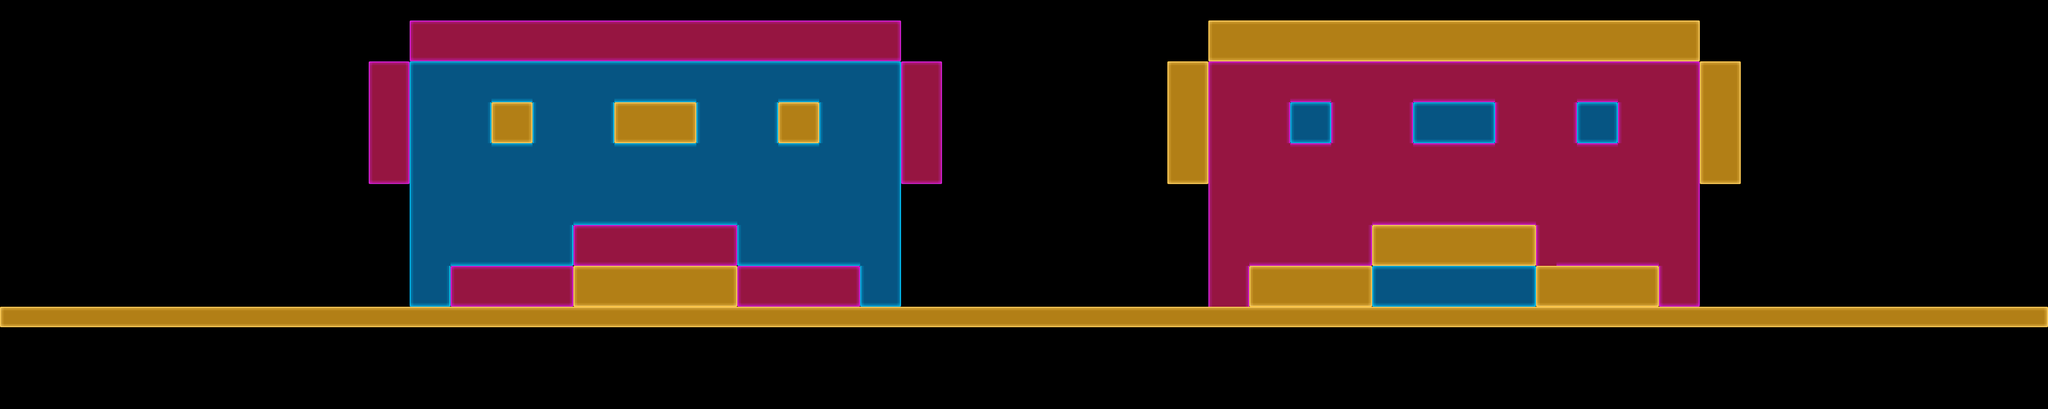

A 2D game scene composited from a Tiled map and its tileset images. What follows is a short description and the map's XML, with every tile layer's data as written:
An orthogonal 100x20 tile map with 128x128 px tiles, 1 tile layer (Tile Layer 1).

<map version="1.0" orientation="orthogonal" renderorder="right-down" width="100" height="20" tilewidth="128" tileheight="128" nextobjectid="1">
 <properties>
  <property name="end_height" value="8" />
  <property name="height" value="20" />
  <property name="start_height" value="8" />
  <property name="starting_x" value="1" />
  <property name="width" value="100" />
 </properties>
 <tileset firstgid="1" source="neon_tileset.tsx" />
 <layer name="Tile Layer 1" width="100" height="20">
  <data encoding="csv">
0,0,0,0,0,0,0,0,0,0,0,0,0,0,0,0,0,0,0,0,0,0,0,0,0,0,0,0,0,0,0,0,0,0,0,0,0,0,0,0,0,0,0,0,0,0,0,0,0,0,0,0,0,0,0,0,0,0,0,0,0,0,0,0,0,0,0,0,0,0,0,0,0,0,0,0,0,0,0,0,0,0,0,0,0,0,0,0,0,0,0,0,0,0,0,0,0,0,0,0,
0,0,0,0,0,0,0,0,0,0,0,0,0,0,0,0,0,0,0,0,4,5,5,5,5,5,5,5,5,5,5,5,5,5,5,5,5,5,5,5,5,5,5,6,0,0,0,0,0,0,0,0,0,0,0,0,0,0,0,1,2,2,2,2,2,2,2,2,2,2,2,2,2,2,2,2,2,2,2,2,2,2,3,0,0,0,0,0,0,0,0,0,0,0,0,0,0,0,0,0,
0,0,0,0,0,0,0,0,0,0,0,0,0,0,0,0,0,0,0,0,34,35,35,35,35,35,35,35,35,35,35,35,35,35,35,35,35,35,35,35,35,35,35,36,0,0,0,0,0,0,0,0,0,0,0,0,0,0,0,31,32,32,32,32,32,32,32,32,32,32,32,32,32,32,32,32,32,32,32,32,32,32,33,0,0,0,0,0,0,0,0,0,0,0,0,0,0,0,0,0,
0,0,0,0,0,0,0,0,0,0,0,0,0,0,0,0,0,0,4,6,7,8,8,8,8,8,8,8,8,8,8,8,8,8,8,8,8,8,8,8,8,8,8,9,4,6,0,0,0,0,0,0,0,0,0,0,0,1,3,4,5,5,5,5,5,5,5,5,5,5,5,5,5,5,5,5,5,5,5,5,5,5,6,1,3,0,0,0,0,0,0,0,0,0,0,0,0,0,0,0,
0,0,0,0,0,0,0,0,0,0,0,0,0,0,0,0,0,0,19,21,22,23,23,23,38,38,23,23,23,23,38,38,38,38,23,23,23,23,38,38,23,23,23,24,19,21,0,0,0,0,0,0,0,0,0,0,0,16,18,19,20,20,20,35,35,20,20,20,20,35,35,35,35,20,20,20,20,35,35,20,20,20,21,16,18,0,0,0,0,0,0,0,0,0,0,0,0,0,0,0,
0,0,0,0,0,0,0,0,0,0,0,0,0,0,0,0,0,0,19,21,22,23,23,24,1,3,22,23,23,24,1,2,2,3,22,23,23,24,1,3,22,23,23,24,19,21,0,0,0,0,0,0,0,0,0,0,0,16,18,19,20,20,21,7,9,19,20,20,21,7,8,8,9,19,20,20,21,7,9,19,20,20,21,16,18,0,0,0,0,0,0,0,0,0,0,0,0,0,0,0,
0,0,0,0,0,0,0,0,0,0,0,0,0,0,0,0,0,0,19,21,22,23,23,24,31,33,22,23,23,24,31,32,32,33,22,23,23,24,31,33,22,23,23,24,19,21,0,0,0,0,0,0,0,0,0,0,0,16,18,19,20,20,21,37,39,19,20,20,21,37,38,38,39,19,20,20,21,37,39,19,20,20,21,16,18,0,0,0,0,0,0,0,0,0,0,0,0,0,0,0,
0,0,0,0,0,0,0,0,0,0,0,0,0,0,0,0,0,0,19,21,22,23,23,23,8,8,23,23,23,23,8,8,8,8,23,23,23,23,8,8,23,23,23,24,19,21,0,0,0,0,0,0,0,0,0,0,0,16,18,19,20,20,20,5,5,20,20,20,20,5,5,5,5,20,20,20,20,5,5,20,20,20,21,16,18,0,0,0,0,0,0,0,0,0,0,0,0,0,0,0,
0,0,0,0,0,0,0,0,0,0,0,0,0,0,0,0,0,0,34,36,22,23,23,23,23,23,23,23,23,23,23,23,23,23,23,23,23,23,23,23,23,23,23,24,34,36,0,0,0,0,0,0,0,0,0,0,0,31,33,19,20,20,20,20,20,20,20,20,20,20,20,20,20,20,20,20,20,20,20,20,20,20,21,31,33,0,0,0,0,0,0,0,0,0,0,0,0,0,0,0,
0,0,0,0,0,0,0,0,0,0,0,0,0,0,0,0,0,0,0,0,22,23,23,23,23,23,23,23,23,23,23,23,23,23,23,23,23,23,23,23,23,23,23,24,0,0,0,0,0,0,0,0,0,0,0,0,0,0,0,19,20,20,20,20,20,20,20,20,20,20,20,20,20,20,20,20,20,20,20,20,20,20,21,0,0,0,0,0,0,0,0,0,0,0,0,0,0,0,0,0,
0,0,0,0,0,0,0,0,0,0,0,0,0,0,0,0,0,0,0,0,22,23,23,23,23,23,23,23,38,38,38,38,38,38,38,38,23,23,23,23,23,23,23,24,0,0,0,0,0,0,0,0,0,0,0,0,0,0,0,19,20,20,20,20,20,20,20,35,35,35,35,35,35,35,35,20,20,20,20,20,20,20,21,0,0,0,0,0,0,0,0,0,0,0,0,0,0,0,0,0,
0,0,0,0,0,0,0,0,0,0,0,0,0,0,0,0,0,0,0,0,22,23,23,23,23,23,23,24,4,5,5,5,5,5,5,6,22,23,23,23,23,23,23,24,0,0,0,0,0,0,0,0,0,0,0,0,0,0,0,19,20,20,20,20,20,20,21,1,2,2,2,2,2,2,3,19,20,20,20,20,20,20,21,0,0,0,0,0,0,0,0,0,0,0,0,0,0,0,0,0,
0,0,0,0,0,0,0,0,0,0,0,0,0,0,0,0,0,0,0,0,22,23,38,38,38,38,38,39,34,35,35,35,35,35,35,36,37,38,38,38,38,38,23,24,0,0,0,0,0,0,0,0,0,0,0,0,0,0,0,19,20,35,35,35,35,35,36,31,32,32,32,32,32,32,33,19,35,35,35,35,35,20,21,0,0,0,0,0,0,0,0,0,0,0,0,0,0,0,0,0,
0,0,0,0,0,0,0,0,0,0,0,0,0,0,0,0,0,0,0,0,22,24,4,5,5,5,5,6,1,2,2,2,2,2,2,3,4,5,5,5,5,6,22,24,0,0,0,0,0,0,0,0,0,0,0,0,0,0,0,19,21,1,2,2,2,2,3,7,8,8,8,8,8,8,9,1,2,2,2,2,3,19,21,0,0,0,0,0,0,0,0,0,0,0,0,0,0,0,0,0,
0,0,0,0,0,0,0,0,0,0,0,0,0,0,0,0,0,0,0,0,37,39,34,35,35,35,35,36,31,32,32,32,32,32,32,33,34,35,35,35,35,36,37,39,0,0,0,0,0,0,0,0,0,0,0,0,0,0,0,19,21,31,32,32,32,32,33,37,38,38,38,38,38,38,39,31,32,32,32,32,33,34,36,0,0,0,0,0,0,0,0,0,0,0,0,0,0,0,0,0,
46,47,47,47,47,47,47,47,47,47,47,47,47,47,47,47,47,47,47,47,47,47,47,47,47,47,47,47,47,47,47,47,47,47,47,47,47,47,47,47,47,47,47,47,47,47,47,47,47,47,47,47,47,47,47,47,47,47,47,47,47,47,47,47,47,47,47,47,47,47,47,47,47,47,47,47,47,47,47,47,47,47,47,47,47,47,47,47,47,47,47,47,47,47,47,47,47,47,47,48,
0,0,0,0,0,0,0,0,0,0,0,0,0,0,0,0,0,0,0,0,0,0,0,0,0,0,0,0,0,0,0,0,0,0,0,0,0,0,0,0,0,0,0,0,0,0,0,0,0,0,0,0,0,0,0,0,0,0,0,0,0,0,0,0,0,0,0,0,0,0,0,0,0,0,0,0,0,0,0,0,0,0,0,0,0,0,0,0,0,0,0,0,0,0,0,0,0,0,0,0,
0,0,0,0,0,0,0,0,0,0,0,0,0,0,0,0,0,0,0,0,0,0,0,0,0,0,0,0,0,0,0,0,0,0,0,0,0,0,0,0,0,0,0,0,0,0,0,0,0,0,0,0,0,0,0,0,0,0,0,0,0,0,0,0,0,0,0,0,0,0,0,0,0,0,0,0,0,0,0,0,0,0,0,0,0,0,0,0,0,0,0,0,0,0,0,0,0,0,0,0,
0,0,0,0,0,0,0,0,0,0,0,0,0,0,0,0,0,0,0,0,0,0,0,0,0,0,0,0,0,0,0,0,0,0,0,0,0,0,0,0,0,0,0,0,0,0,0,0,0,0,0,0,0,0,0,0,0,0,0,0,0,0,0,0,0,0,0,0,0,0,0,0,0,0,0,0,0,0,0,0,0,0,0,0,0,0,0,0,0,0,0,0,0,0,0,0,0,0,0,0,
0,0,0,0,0,0,0,0,0,0,0,0,0,0,0,0,0,0,0,0,0,0,0,0,0,0,0,0,0,0,0,0,0,0,0,0,0,0,0,0,0,0,0,0,0,0,0,0,0,0,0,0,0,0,0,0,0,0,0,0,0,0,0,0,0,0,0,0,0,0,0,0,0,0,0,0,0,0,0,0,0,0,0,0,0,0,0,0,0,0,0,0,0,0,0,0,0,0,0,0
</data>
 </layer>
</map>
